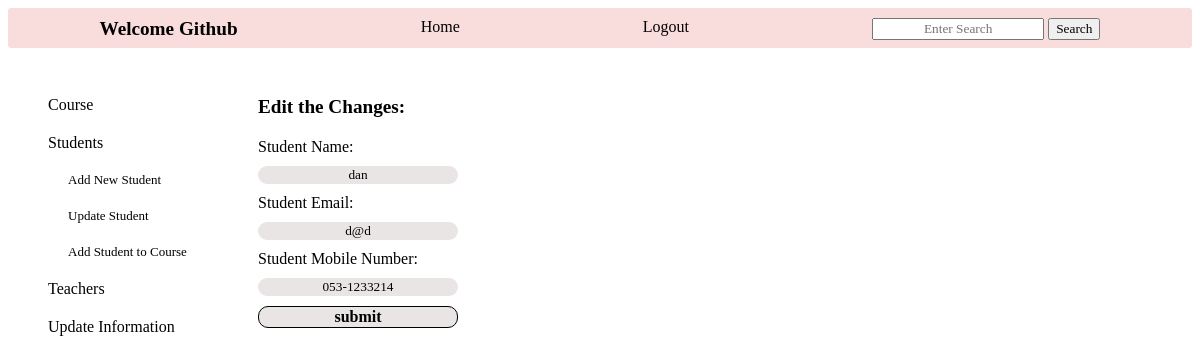
Page /chosen_student/11 (signed in) on the earlier database version.
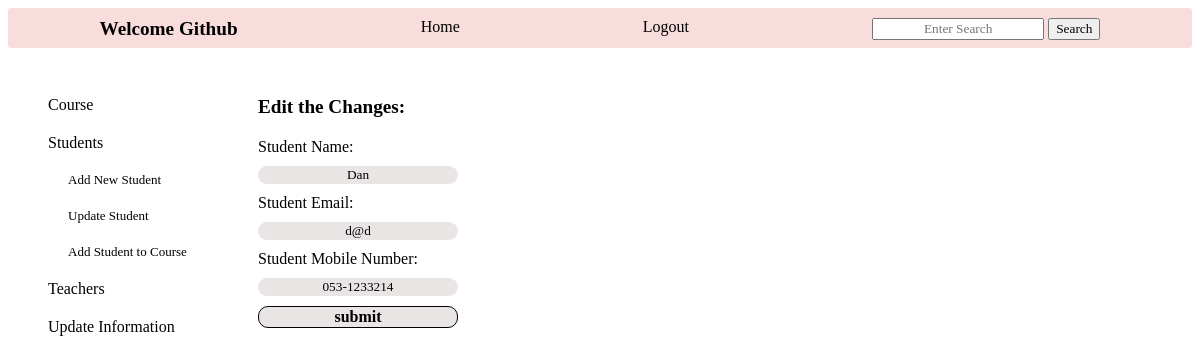
Same page on the later database version.
### tables this page shows
CREATE TABLE students (
        id INTEGER PRIMARY KEY,
        name TEXT NOT NULL,
        email TEXT UNIQUE,
        phone TEXT UNIQUE,
        user_id INTEGER,
        FOREIGN KEY(user_id) REFERENCES new_users (id)
        );

### app.py (the view)
@app.route('/chosen_student/<student_id>', methods=['GET', 'POST'])
def chosen_student_update(student_id):
    log=check_log()
    info=info_user()
    student_info=crud.read_if('*',"students","id", student_id)
    student_object=create_students_objects(student_info)
    if request.method=='POST':
        name=request.form['name'].title()
        email=request.form['email']
        phone=request.form['phone']
        if name=='' or email=='' or phone=='' :
            return render_template('update_students.html', log=log, info=info, admin_id=session['id'], student_dict='', title='Edit the Changes:', student_object=student_object, note="Name, Email and Mobile number are required fields")
        else:
            if student_object[0].name!=name:
                crud.update_if('students', 'name', f"'{name}'", 'id', student_id)
            if student_object[0].email!=email:
                check_students=crud.read_if('id', 'students', 'email', email)
                check_users=crud.read_if('id', 'new_users', 'username', email)
                if len(check_students)==0 and len(check_users)==0:
                    crud.update_if('new_users', 'username', f"'{email}'", 'id', student_object[0].user_id)
                    crud.update_if('students', 'email', f"'{email}'",'id', student_id)
                else:
                    return render_template('update_students.html', log=log, info=info, admin_id=session['id'], student_dict='', title='Edit the Changes:', student_object=student_object, note="Email already exists")
            if student_object[0].phone!=phone:
                try:
                    crud.update_if('students', 'phone', f"'{phone}'",'id', student_id)
                except:
                    return render_template('update_students.html', log=log, info=info, admin_id=session['id'], student_dict='', title='Edit the Changes:', student_object=student_object, note="Mobile number already exists")
            return redirect(url_for('student_info', student_id=student_id))
    else:
        return render_template('update_students.html', log=log, info=info, admin_id=session['id'], student_dict='', title='Edit the Changes:', student_object=student_object)

### app.py (called while the page is built)
def check_log(): #check if user is loged in or not
    log_result={}
    if "name" in session:
        link='/logout'
        log='Logout'
        log_result['link']=link
        log_result['log']=log
        return log_result
    else:
        link='/login'
        log='Login'
        log_result['link']=link
        log_result['log']=log
        return log_result

def info_user(): # get user info
    if "role" in session:
        info={}
        if session['role']=='admin':
            info['id']=session['id']
            info['link']=f"/administrator/{session['id']}"
            info['word']='Administrator'
            info['hello']=f"Hello {crud.admin_name(session['id'])}- what do you want to do?"
        if session['role']=='teacher':
            info['id']=session['id']
            info['link']=f"/teacher_profile/{session['id']}"
            info['word']=f"Welcome {crud.teacher_name(session['id'])}"
            info['class']='user_hello'
        if session['role']=='student':
            info['id']=session['id']
            info['link']=f"/student_profile/{session['id']}"
            info['word']=f"Welcome {crud.student_name(session['id'])}"
            info['class']='user_hello'
        return info

### crud.py (called while the page is built)
def read_if(column, table, value, condition):
    return query(f"SELECT {column} FROM {table} WHERE {value}='{condition}'")

def student_name(student_id):
    name=read_if('name', 'students', 'id', student_id)
    name=name[0][0]
    return name

### functions.py (called while the page is built)
def create_students_objects(students: list):
    students_objects=[classes.Student(student[0], student[1], student[2], student[3], student[4]) for student in students]
    return students_objects

### setup_db.py (called while the page is built)
def query(sql):
    with sqlite3.connect('students.db') as conn:
        cur=conn.cursor()
        cur.execute(sql)
        return cur.fetchall()

### templates/update_students.html (shortened to what this page needs)
{% include "admin_nav_students.html" %}
    <div class="main_student_update" >
        <div class="main_chosen_student">
            <div class="title_chosen_student">{{title}}</div>
            <form class="info_chosen_student" action="" method="POST">
                {% for student in student_object %}
                Student Name: <input type="text" name="name" value="{{student.name}}" autofocus required>
                Student Email: <input type="email" name="email" value="{{student.email}}"  title="example@example.com" required>
                Student Mobile Number: <input type="tel" name="phone" value="{{student.phone}}" title="example: 050-1234567"  pattern="[0-9]{3}-[0-9]{7}" required>
                <input id="submit" type="submit" value="submit">
                {% endfor %}
            </form>
        </div>
    </div>
</div>

### templates/admin_nav_students.html (shortened to what this page needs)
{% extends "base.html" %}
{% block content %}
<div class="admin_pages">
    <div class="links">
        <div class="link"><a href="/admin_courses">Course</a></div>
        <div class="link"><a href="/admin_students">Students</a></div>
            <div class="more_links">
                <div class="link"><a href="/add_student">Add New Student</a></div>
                <div class="link"><a href="/update_students">Update Student</a></div>
                <div class="link"><a href="/student_registration">Add Student to Course</a></div>
            </div>
        <div class="link"><a href="/admin_teachers">Teachers</a></div>
        <div class="link"><a href="/user_info_update/{{admin_id}}">Update Information</a></div>
    </div>
{% endblock %}

### templates/base.html
{% include "header.html" %}
{% block content %}
{% endblock %}

### templates/header.html (shortened to what this page needs)
<!DOCTYPE html>
<html lang="en">
<head>
    <link rel="stylesheet" href="../static/style.css">
</head>
<body>
 <div class="navbar">
    <a href="{{info.link}}" class="{{info.class}}">{{info.word}}</a>
    <a href="/home">Home</a>
    <a href="{{log.link}}">{{log.log}}</a>
    <form action="/search" method="">
        <input type="text" name="search" placeholder="Enter Search">
        <input type="submit" value="Search">
    </form>
 </div>

### static/style.css (style rules this page uses)
input { font-family: 'Times New Roman', Times, serif; text-align: center; }
.links { display: flex; flex-direction: column; gap: 20px; margin-left: 20px; grid-column: 1; grid-row: 2; }
.link>* { text-decoration: none; color: black; }
#submit { border-style: solid; border-width: 1px; font-size: medium; font-weight: bolder; }
.more_links { display: flex; flex-direction: column; gap: 20px; margin-left: 20px; font-size:small; width: 120px; }
.navbar { width: 100%; height: 40px; text-decoration: none; display: flex; justify-content: space-around; background-color: rgb(249, 220, 220); border-radius: 3px 3px 3px 3px; }
.navbar>* { text-decoration: none; color: black; height: max-content; margin-top: 10px; }
.user_hello { font-weight: bolder; font-size: larger; }
.admin_pages { display: grid; grid-template-columns: max-content max-content; grid-template-rows: max-content max-content; column-gap: 70px; row-gap: 10px; margin-left: 20px; }
.main_student_update { grid-column: 2; grid-row: 2; display: flex; }
.main_chosen_student { display: flex; flex-direction: column; justify-content: space-between; gap: 20px; }
.title_chosen_student { font-weight: bold; font-size: larger; }
.info_chosen_student { display: flex; flex-direction: column; gap: 10px; width: 200px; }
.info_chosen_student>input { border-style: none; background-color: rgb(233, 229, 229); border-radius: 10px; }

Differences in the rows shown:
changed students: name "dan" → "Dan"
